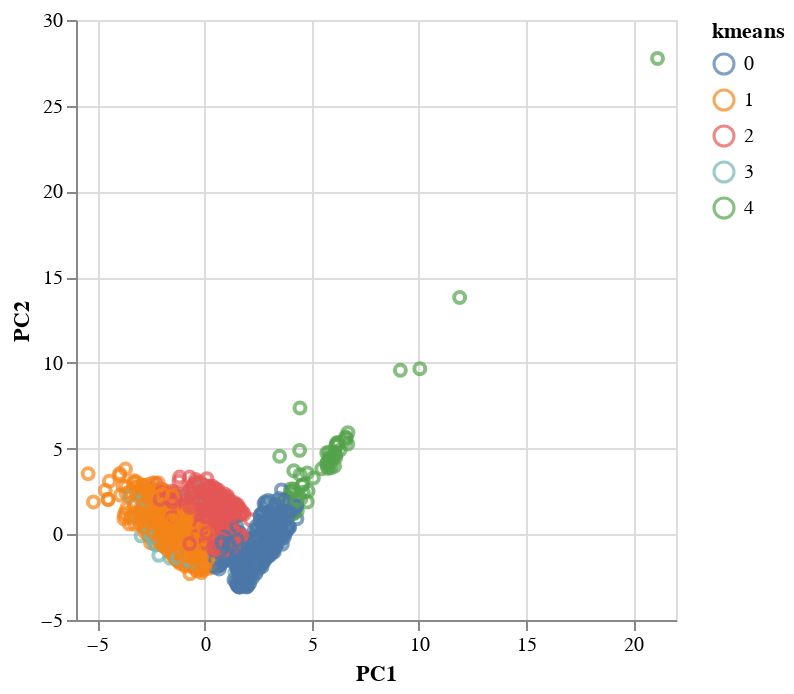

Source (notebook cell):
### Code cell
alt.Chart(pca_df).mark_point().encode(color='kmeans:N').encode(
    x='PC1', 
    y='PC2'
)

### Figure 1 — Vega-Lite specification as saved in the notebook (floating-point values rounded to 4 significant figures; data arrays with more than 128 entries replaced by an {"elided": "..."} marker saying what was removed)
{"config": {"view": {"continuousWidth": 300, "continuousHeight": 300}}, "data": {"name": "data-b1a8bd9f291cbc18489449669adaead6"}, "mark": {"type": "point"}, "encoding": {"color": {"field": "kmeans", "type": "nominal"}, "x": {"field": "PC1", "type": "quantitative"}, "y": {"field": "PC2", "type": "quantitative"}}, "$schema": "https://vega.github.io/schema/vega-lite/v5.8.0.json", "datasets": {"data-b1a8bd9f291cbc18489449669adaead6": {"elided": "4159 records"}}}
